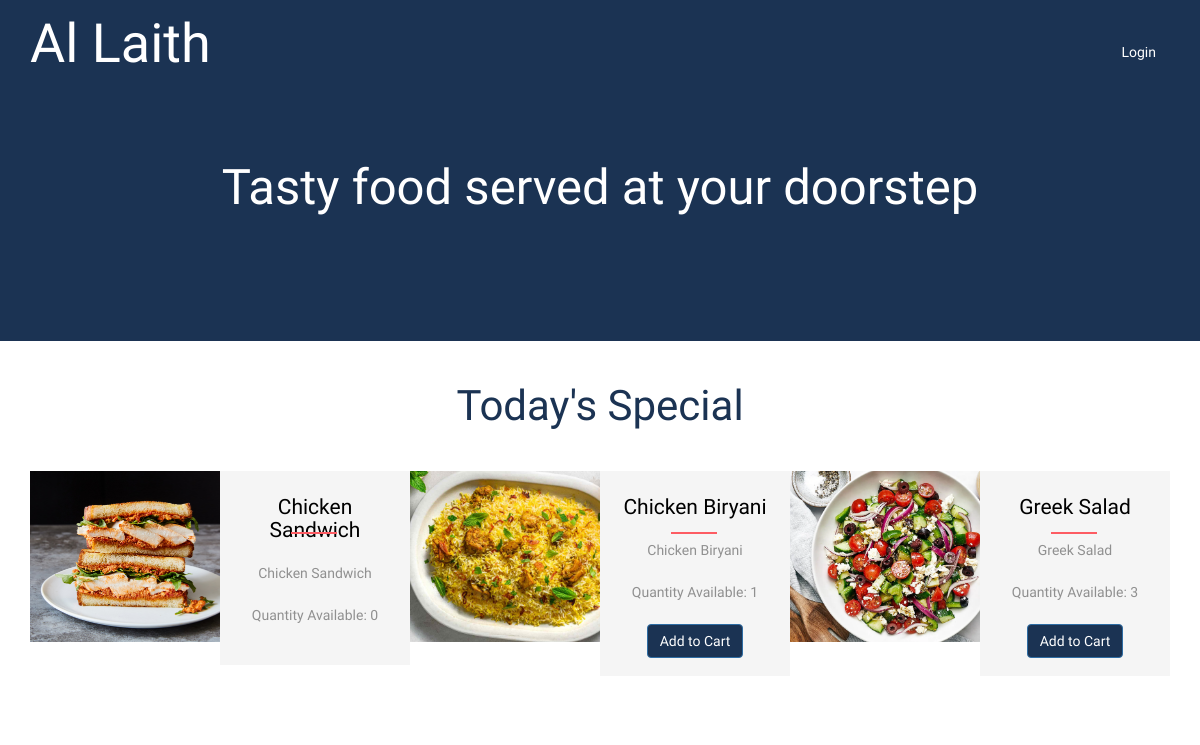
The app's page /, older data.
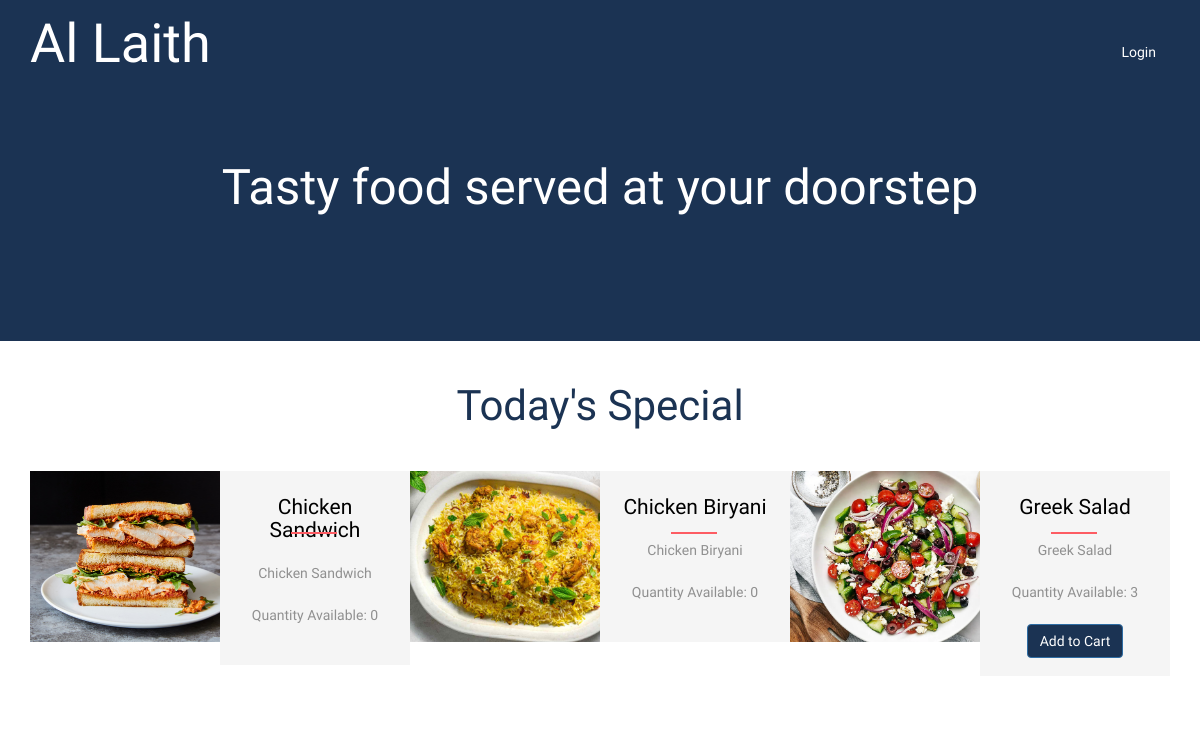
The same page, newer data.
### hotel/models.py (models this page shows, shortened)
class Food(models.Model):
    disabled = 'Disabled'
    enabled = 'Enabled'
    STATUS = (
        (disabled, disabled),
        (enabled, enabled),
    )
    name = models.CharField(max_length=250)
    status = models.CharField(max_length=50, choices=STATUS)
    content_description = models.TextField()
    base_price = models.FloatField()
    sale_price = models.FloatField(default=base_price)
    image = models.FileField(blank=True, null =True)
    num_order = models.IntegerField(default=0)
    quantity_available = models.IntegerField()

### hotel/views.py (the view)
# urls.py: url(r'^$', views.index, name='index'),
def index(request):
    food = Food.objects.filter().order_by('-num_order')
    items = Cart.objects.filter(user=request.user.id).count()
    return render(request, 'index.html', {'food':food,'item_count':items})

### hotel/templates/index.html (shortened to what this page needs)
{% load static %}
{% load mathfilters %}
{% include "includes/landing_top.html" %}
<body>
	<div data-vide-bg="{% static 'video/bg.jpg' %}">
		{% include "includes/banner.html" %}
	</div>
	<div class="special">
		<div class="container">
			<div class="special-heading">
				<h3>Today's Special</h3>
			</div>
			<div class="special-grids">
			{% for f in food %}
					<div class="col-md-4 w3l-special-grid">
						<a href="{% url 'hotel:food_details' f.id %}">
							<div class="col-md-6 w3ls-special-img" style="background: url('/media/{{f.image}}') no-repeat -17px 0px; background-size: cover;">
							</div>
						</a>
						<div class="col-md-6 agileits-special-info">
							<a href="{% url 'hotel:food_details' f.id %}"><h4>{{f.name}}</h4></a>
							<p>{{f.content_description|truncatechars:90}}</p>
							<p>Quantity Available: {{f.quantity_available}}</p>
							<p>{% if f.quantity_available > 0 %}
							<a href="{% url 'hotel:addTocart' f.id %}">
								<button class="btn btn-primary">Add to Cart</button>
							</a>
							{% endif %}
						</div>
					</div>
			{% endfor %}
			</div>
		</div>
	</div>

### hotel/templates/includes/landing_top.html (shortened to what this page needs)
{% load static %}
<!DOCTYPE html>
<html>
<head>
<link href="{% static 'dist/css/bootstrap.css' %}" rel="stylesheet" type="text/css" media="all" />
<link rel="stylesheet" href="{% static 'dist/css/style.css' %}" type="text/css" media="all" />
<link href="{% static 'dist/css/font-awesome.css' %}" rel="stylesheet">
<link rel="stylesheet" type="text/css" href="{% static 'assets/css/custom.css' %}"/>
</head>

### hotel/templates/includes/banner.html (shortened to what this page needs)
{% load static %}
        <div class="banner">
			<div class="container">
				<div class="header">
					<div class="logo">
						<h1><a href="{% url 'hotel:index' %}">Al Laith </a></h1>
					</div>
					<div class="top-nav">
						<nav class="navbar navbar-default">
							<div class="collapse navbar-collapse" id="bs-example-navbar-collapse-1">
								<ul class="nav navbar-nav">
									{% if user.is_authenticated %}
									<li><a href="{% url 'hotel:cart' %}">Cart{% if item_count > 0 %}({{item_count}}){%endif%}</a></li>
									<li><a href="{% url 'hotel:my_orders' %}">Orders</a></li>
									{% if user.is_staff %}
									<li><a href="{% url 'hotel:dashboard_admin' %}">Dashboard</a></li>
									{% endif %}
									<li><a href="/accounts/logout/">Logout</a></li>
									{% else %}
									<li><a href="/accounts/login/">Login</a></li>
									{% endif %}
									<div class="clearfix"> </div>
								</ul>
							</div>
						</nav>
					</div>
					<div class="clearfix"> </div>
				</div>
				<div class="banner-info">
					<h2>Tasty food served at your doorstep</h2>
				</div>
			</div>
		</div>

### hotel/static/assets/css/custom.css (style rules this page uses)
body { font-size : 14px; background-color: white; }
ul { list-style-type: none; }
.navbar { background-color: #4ea6bc; padding: 15px ; border-radius: 0; margin: 0; }

Row changes from the older to the newer data that the page shows:
changed Food "Chicken Biryani": quantity_available "1" → "0"; no longer shows "Add to Cart"
